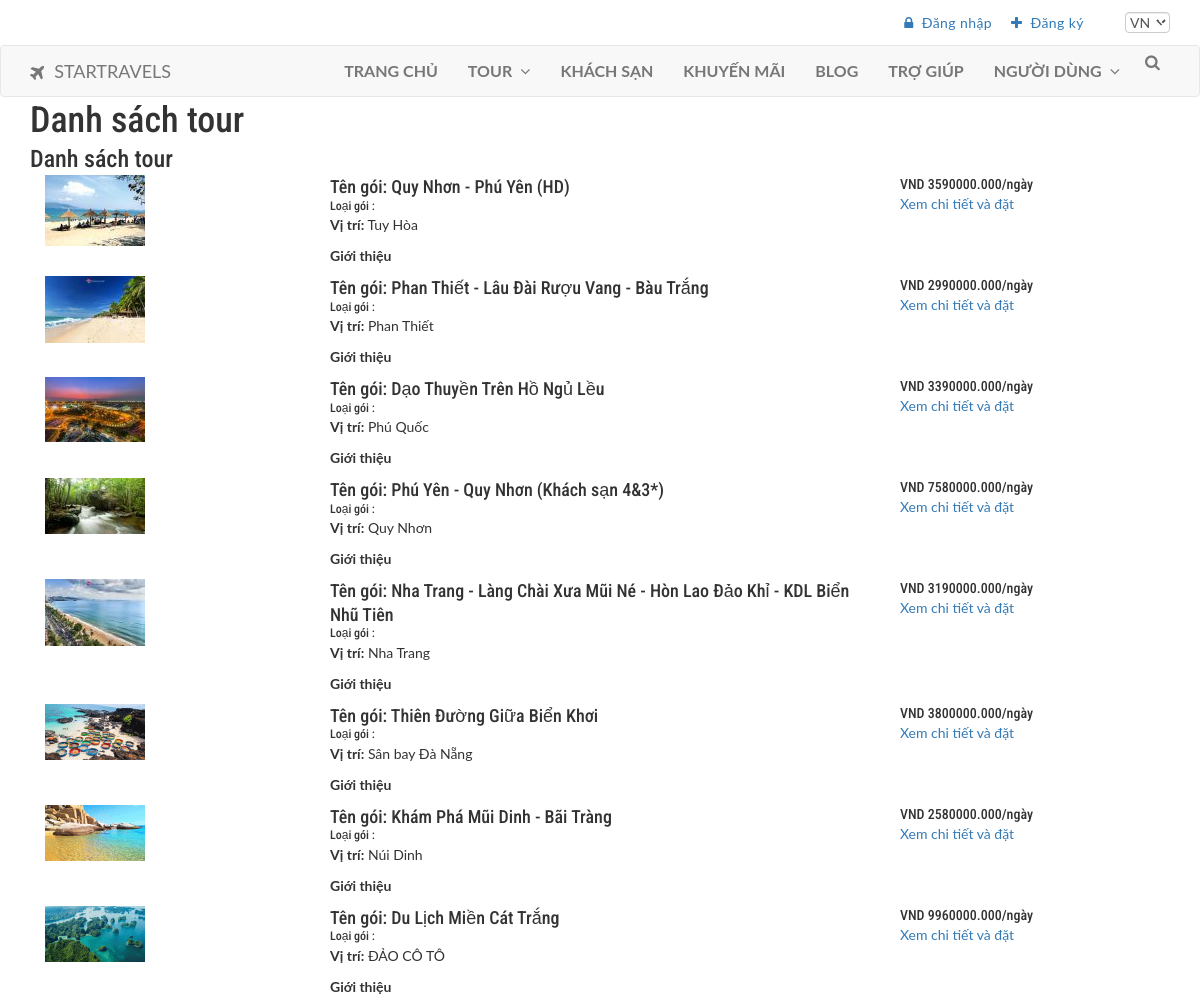
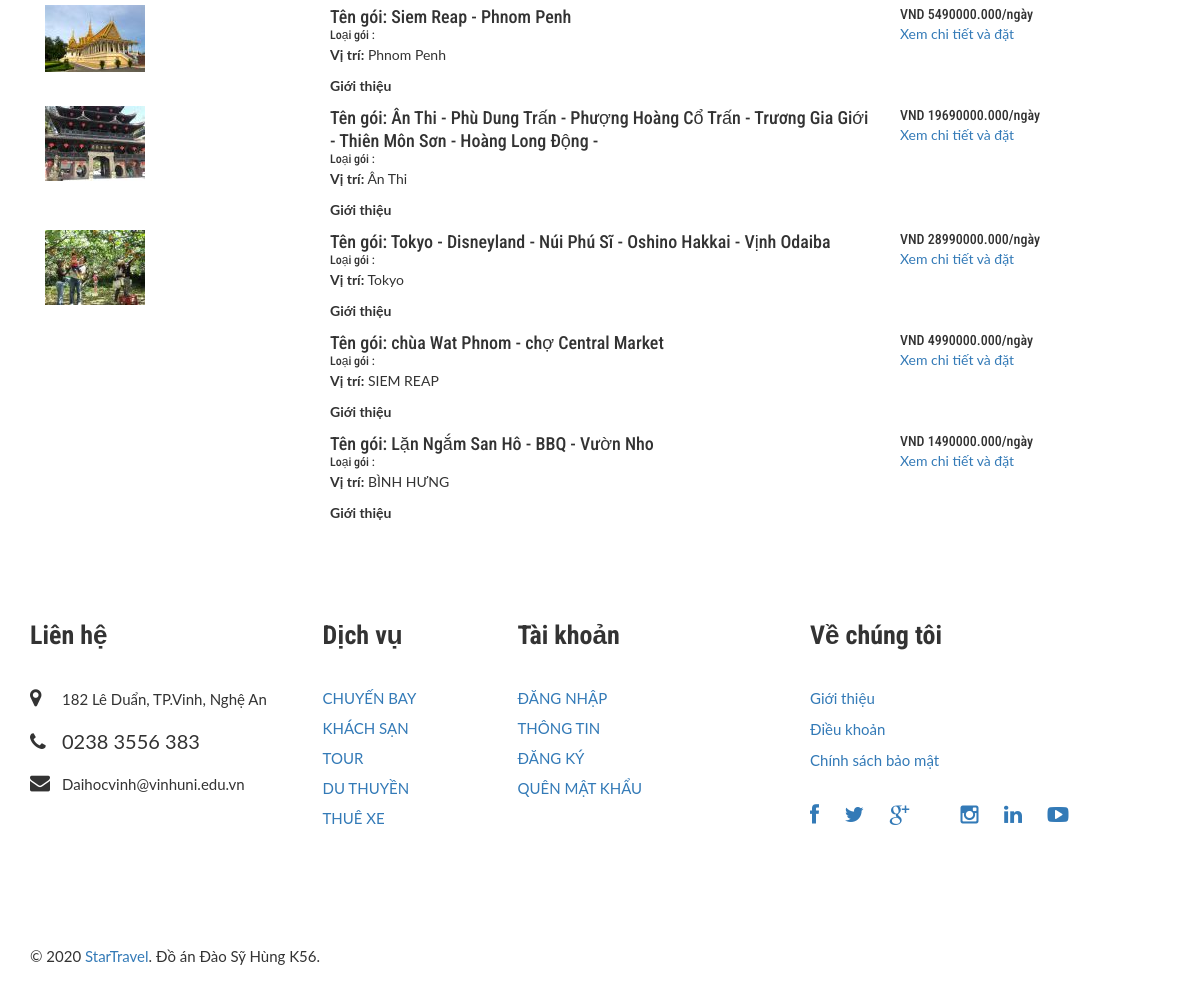
Page /star/package-list.php on the committed database (2 pictures, top to bottom).
### tables this page shows
CREATE TABLE `goidulich` (
  `id_goi` int(11) NOT NULL,
  `khuyenmai` int(3) DEFAULT NULL,
  `nuocngoai` int(3) NOT NULL,
  `quocgia` varchar(100) NOT NULL,
  `ten_tinh` varchar(100) NOT NULL,
  `tengoi` varchar(100) NOT NULL,
  `vitri` varchar(100) NOT NULL,
  `giagoi` int(11) NOT NULL,
  `giatreem` int(11) NOT NULL,
  `giatrenho` int(11) NOT NULL,
  `giaphongdon` int(11) NOT NULL,
  `chitietgoi` mediumtext NOT NULL,
  `chuongtrinh` mediumtext NOT NULL,
  `luuy` mediumtext NOT NULL,
  `hinhanh` varchar(100) NOT NULL,
  `songay` int(3) NOT NULL,
  `giodi` varchar(100) NOT NULL,
  `ngayxuatphat` varchar(100) NOT NULL,
  `noixuatphat` varchar(100) NOT NULL,
  `ngayve` varchar(100) NOT NULL,
  `phuongtien` varchar(100) NOT NULL,
  `ngaydang` timestamp NOT NULL DEFAULT CURRENT_TIMESTAMP ON UPDATE CURRENT_TIMESTAMP,
  `ngaycapnhat` timestamp NOT NULL DEFAULT '0000-00-00 00:00:00' ON UPDATE CURRENT_TIMESTAMP
);

### star/package-list.php (the view, shortened to what this page needs)
<?php
include('includes/config.php');
?>
<!DOCTYPE HTML>
<html>
<head>
<link href="css/bootstrap.css" rel='stylesheet' type='text/css' />
<link href="css/style.css" rel='stylesheet' type='text/css' />
<link href="css/font-awesome.css" rel="stylesheet">
<link href="css/animate.css" rel="stylesheet" type="text/css" media="all">
</head>
<body>
<?php include('includes/header.php');?>
<div class="banner-3">
	<div class="container">
		<h1 class="wow zoomIn animated animated" data-wow-delay=".5s" style="visibility: visible; animation-delay: 0.5s; animation-name: zoomIn;"> Danh sách tour</h1>
	</div>
</div>
<div class="rooms">
	<div class="container">
		<div class="room-bottom">
			<h3>Danh sách tour</h3>
<?php $sql = "SELECT * from goidulich";
$query = $dbh->prepare($sql);
$query->execute();
$results=$query->fetchAll(PDO::FETCH_OBJ);
if($query->rowCount() > 0)
{
foreach($results as $result)
{	?>
			<div class="rom-btm">
				<div class="col-md-3 room-left wow fadeInLeft animated" data-wow-delay=".5s">
					<img src="admin/pacakgeimages/<?php echo htmlentities($result->hinhanh);?>" class="img-responsive" alt="">
				</div>
				<div class="col-md-6 room-midle wow fadeInUp animated" data-wow-delay=".5s">
					<h4>Tên gói: <?php echo htmlentities($result->tengoi);?></h4>
					<h6>Loại gói : <?php echo htmlentities($result->loaigoi);?></h6>
					<p><b>Vị trí:</b> <?php echo htmlentities($result->vitri);?></p>
					<p><b>Giới thiệu</b> <?php echo htmlentities($result->gioithieugoi);?></p>
				</div>
				<div class="col-md-3 room-right wow fadeInRight animated" data-wow-delay=".5s">
					<h5>VND <?php echo htmlentities($result->giagoi);?>.000/ngày</h5>
					<a href="package-details.php?pkgid=<?php echo htmlentities($result->id_goi);?>" class="view">Xem chi tiết và đặt</a>
				</div>
				<div class="clearfix"></div>
			</div>
<?php }} ?>
		</div>
	</div>
</div>
<?php include('includes/footer.php');?>
</body>
</html>

### star/includes/header.php (shortened to what this page needs)
<?php if($_SESSION['login'])
{?>
    <div id="top-bar" class="tb-text-white">
        <div class="container" style="color: white;">
            <div class="row">
                <div class="col-xs-12 col-sm-6 col-md-6 col-lg-6">
                    <div id="info">
                        <ul class="list-unstyled list-inline">
                            <li><span><a href="index.php" style="color: white;"><i class="fa fa-home"></i></a></span></li>
                            <li><a href="profile.php" style="color: white;">Thông tin cá nhân</a></li>
                            <li><a href="password.php" style="color: white;">Thay đổi mật khẩu</a></li>
                            <li><a href="booking.php" style="color: white;">Tour đã đặt</a></li>
                            <li><a href="issuetickets.php" style="color: white;">Lịch sử trợ giúp</a></li>
                        </ul>
                    </div>
                </div>
                <div class="col-xs-12 col-sm-6 col-md-6 col-lg-6">
                    <div id="links">
                        <ul class="list-unstyled list-inline">
                         <li class="tol">Tài khoản :</li>
                         <li class="sig"><?php echo htmlentities($_SESSION['login']);?></li>
                         <a style="color: white;">|</a>
                         <li class="sigi"><a href="logout.php" > Đăng xuất</a></li>
                         <li>
                            <form>
                                <ul class="list-inline">
                                    <li>
                                        <div class="form-group language">
                                            <span><i class="fa fa-angle-down"></i></span>
                                            <select class="form-control">
                                                <option value="">VN</option>
                                                <option value="">EN</option>
                                            </select>
                                        </div>
                                    </li>
                                </ul>
                            </form>
                        </li>
                    </ul>
                </div>
            </div>
        </div>
    </div>
</div>
<?php } else {?>
    <div id="top-bar" class="tb-text-white">
        <div class="container" style="color: white;">
            <div class="row">
                <div class="col-xs-12 col-sm-6 col-md-6 col-lg-6">
                    <div id="info">
                        <ul class="list-unstyled list-inline">
                            <li><span><i class="fa fa-map-marker"></i></span>182 TP.Vinh, Nghệ An</li>
                            <li><span><i class="fa fa-phone"></i></span>028 3385 5452</li>
                            <li><a  style="font-size: 15px; margin-left: 10px; color: white;" href="enquiry.php"><i class="glyphicon glyphicon-envelope"></i>  Góp ý</a></li>
                        </ul>
                    </div>
                </div>
                <div class="col-xs-12 col-sm-6 col-md-6 col-lg-6">
                    <div id="links">
                        <ul class="list-unstyled list-inline">
                            <li  class="sigi"><a href="#" data-toggle="modal" data-target="#myModal4" ><span><i class="fa fa-lock"></i></span>Đăng nhập</a></li>
                            <li class="sig"><a href="#" data-toggle="modal" data-target="#myModal" ><span><i class="fa fa-plus"></i></span>Đăng ký</a></li>
                            <li>
                                <form>
                                    <ul class="list-inline">
                                        <li>
                                            <div class="form-group language">
                                                <select class="form-control">
                                                    <option value="">VN</option>
                                                </select>
                                            </div>
                                        </li>
                                    </ul>
                                </form>
                            </li>
                        </ul>
                    </div>
                </div>
            </div>
        </div>
    </div>
<?php }?>
<nav class="navbar navbar-default main-navbar navbar-custom navbar-white" id="mynavbar-1">
    <div class="container">
        <div class="navbar-header">
        <a href="index.php" class="navbar-brand"><span><i class="fa fa-plane"></i>STAR</span>TRAVELS</a>
    </div>
    <div class="collapse navbar-collapse" id="myNavbar1">
        <ul class="nav navbar-nav navbar-right navbar-search-link">
            <li ><a href="index.php" class="dropdown-toggle" >Trang chủ</a>
            </li>
            <li class="dropdown"><a href="#" class="dropdown-toggle" data-toggle="dropdown">Tour<span><i class="fa fa-angle-down"></i></span></a>
            </li>
            <li class="dropdown"><a href="hotel-list.php" class="dropdown-toggle">Khách sạn<span></i></span></a>
            </li>
            <li class="dropdown"><a href="tour-khuyenmai.php" class="dropdown-toggle">Khuyến mãi<span></i></span></a>
            </li>
            <li class="dropdown"><a href="blog-list.php" class="dropdown-toggle">Blog<span></i></span></a>
            </li>
            <li><a href="#" data-toggle="modal" data-target="#myModal3"> Trợ giúp</a>  </li>
        <li class="dropdown"><a href="#" class="dropdown-toggle" data-toggle="dropdown">Người dùng<span><i class="fa fa-angle-down"></i></span></a>
        </li>
        <li><a href="javascript:void(2)" data-toggle="modal" class="search-button"><span><i class="fa fa-search"></i></span></a></li>
    </ul>
</div>
</div>
</nav>

### star/includes/footer.php
   <section id="footer" class="ftr-heading-o ftr-heading-mgn-1">
    <div id="footer-top" class="banner-padding ftr-top-grey ftr-text-white">
        <div class="container">
            <div class="row">
                <div class="col-xs-12 col-sm-6 col-md-3 col-lg-3 footer-widget ftr-contact">
                    <h3 class="footer-heading">Liên hệ</h3>
                    <ul class="list-unstyled">
                       <li><span><i class="fa fa-map-marker"></i></span>182 Lê Duẩn, TP.Vinh, Nghệ An</li>
                       <li><span><i class="fa fa-phone"></i></span>0238 3556 383</li>
                       <li><span><i class="fa fa-envelope"></i></span>Daihocvinh@vinhuni.edu.vn</li>
                   </ul>
               </div>
               <div class="col-xs-12 col-sm-6 col-md-2 col-lg-2 footer-widget ftr-links">
                <h3 class="footer-heading">Dịch vụ</h3>
                <ul class="list-unstyled">
                   <li><a href="#">chuyến bay</a></li>
                   <li><a href="#">Khách sạn</a></li>
                   <li><a href="#">tour</a></li>
                   <li><a href="#">Du thuyền</a></li>
                   <li><a href="#">Thuê xe</a></li>
               </ul>
           </div>
           <div class="col-xs-12 col-sm-6 col-md-3 col-lg-3 footer-widget ftr-links ftr-pad-left">
               <h3 class="footer-heading">Tài khoản</h3>
               <ul class="list-unstyled">
                   <li><a href="#">Đăng nhập</a></li></a></li>
                   <li><a href="#">Thông tin</a></li>
                   <li><a href="#">Đăng ký</a></li>
                   <li><a href="#">Quên mật khẩu</a></li>
               </ul>
           </div>
           <div class="col-xs-12 col-sm-6 col-md-4 col-lg-4 footer-widget ftr-about">
            <h3 class="footer-heading">Về chúng tôi</h3>
            <ul class="list-unstyled">
                <li style=" margin-bottom: 10px;"><a href="page.php?type=Giới thiệu">Giới thiệu</a></li>
                <li style=" margin-bottom: 10px;"><a href="page.php?type=Điều khoản">Điều khoản</a></li>
                <li style=" margin-bottom: 10px;"><a href="page.php?type=Chính sách và bảo mật">Chính sách bảo mật</a></li>
            </ul>
            <ul class="social-links list-inline list-unstyled">
               <li><a href="#"><span><i class="fa fa-facebook"></i></span></a></li>
               <li><a href="#"><span><i class="fa fa-twitter"></i></span></a></li>
               <li><a href="#"><span><i class="fa fa-google-plus"></i></span></a></li>
               <li><a href="#"><span><i class="fa fa-pinterest-p"></i></span></a></li>
               <li><a href="#"><span><i class="fa fa-instagram"></i></span></a></li>
               <li><a href="#"><span><i class="fa fa-linkedin"></i></span></a></li>
               <li><a href="#"><span><i class="fa fa-youtube-play"></i></span></a></li>
           </ul>
       </div>
   </div>
</div>
</div>
<div id="footer-bottom" class="ftr-bot-black">
    <div class="container">
        <div class="row">
            <div class="col-xs-12 col-sm-6 col-md-6 col-lg-6" id="copyright">
                <p>© 2020 <a href="#">StarTravel</a>. Đồ án Đào Sỹ Hùng K56.</p>
            </div>
            <div class="col-xs-12 col-sm-6 col-md-6 col-lg-6" id="terms">
                <ul class="list-unstyled list-inline" style="color: white; font-size: 20px;">
                    <i class="fa fa-lock"></i> An toàn & Bảo mật
                </ul>
            </div>
        </div>
    </div>
</div>
        </section>

### star/css/style.css (style rules this page uses)
html,body { height:100%; position:relative; }
p,ul,a,.btn,span,input,select,textarea,label, table, .meta h2, blockquote, small, .newsletter h2, .cruise-offer-text h3, .package h2, .welcome-message h2, #hot-tour h3, #hot-tour h2, #message-banner h2, .member-name h3, #error-text h2, .company-name, #coming-soon-text h2, .booking-form-block .selected-price, #dashboard h2, #dashboard h3, #dashboard h4, #web-name, .tvl-insurance-info .innerpage-heading h1, .big-heading h2, .traveler-info h3, .list-group-heading { font-family: 'Lato', sans-serif; }
p,ul { line-height:1.5em; font-size:14px; }
ul { margin-bottom:0px; }
h1,h2,h3,h4,h5,h6,.main-title a, .flight-info h3 .flight-destination,.blog-post-title a, .block-title a { font-family: 'Merriweather', serif; margin-top:0; line-height:1.3em; }
.banner-padding { padding-top:86px; padding-bottom:86px; }
#top-bar { padding:10px 0px 10px 0px; }
#top-bar ul { margin-bottom:0px; letter-spacing:0.03em; font-size:14px; line-height:1.8em; }
#top-bar #info li:first-child { margin-right:20px; }
#top-bar #info ul li .fa { padding-right:10px; font-size:16px; }
#top-bar #links { float:right; }
#top-bar #links a { padding-bottom:0px; }
#top-bar #links a .fa { padding-left:10px; font-size:14px; margin-right:8px; }
#top-bar #links ul li { padding-left:0px; }
#top-bar #links ul li:last-child { padding-right:0px; }
#top-bar form ul li:last-child { margin-left:12px; }
#top-bar #links > ul > li form { position:relative; padding-left:25px; }
#top-bar #links > ul > li form:after { position:absolute; content:''; height:15px; width:1px; display:block; top:5px; left:0px; }
#top-bar .form-group { margin-bottom:0px; }
#top-bar .form-group { font-size:15px; position:relative; text-transform:uppercase; width:45px; }
#top-bar .form-group select { z-index:9999; padding:0px; height:auto; z-index:1; }
.navbar { margin-bottom:0px; z-index:200; }
.main-navbar .navbar-header { position:relative; }
.main-navbar .navbar-brand .fa { margin-right:10px; position:relative; top:2px; }
.main-navbar .nav > li > a { font-size:16px; font-weight:bold; text-transform:uppercase; }
.main-navbar .navbar-nav > li { position:relative; }
.main-navbar .navbar-nav > li::before { width: 0; height: 4px; transition: all 0.25s linear; position: absolute; content: ""; z-index: -1; left: 0px; top: auto; bottom:0px; right: 0px; -webkit-transition: all 0.25s linear; z-index:1; margin:0 auto; }
.main-navbar .nav > li > a .fa-angle-down { margin-left:8px; }
.main-navbar .navbar-search-link > li:last-child a { height:34px; width:35px; text-align:center; padding:0px; margin-top:2px; }
.main-navbar .navbar-search-link > li:last-child .fa { margin-top:7px; }
#footer.ftr-heading-mgn-1 .footer-heading { margin-bottom:35px; }
.footer-widget .footer-heading { font-size:26px; font-weight:bold; }
.footer-widget ul li, .footer-widget a, .footer-widget p { font-size:15px; }
.footer-widget ul li:last-child { margin-bottom:0px; }
.footer-widget.ftr-contact li { margin-bottom:21px; }
.footer-widget.ftr-contact li:nth-child(2) { font-size:20px; }
.footer-widget.ftr-contact li .fa { font-size:20px; width:25px; margin-right:7px; }
.footer-widget.ftr-links li { text-transform:uppercase; margin-bottom:9px; }
.footer-widget.ftr-about .social-links { margin-top:22px; }
.footer-widget.ftr-about .social-links li a { font-size:21px; }
.footer-widget.ftr-about .social-links li { margin-right:12px; margin-top:10px; }
#footer-bottom { padding-top:30px; padding-bottom:30px; }
#footer-bottom p, #footer-bottom ul { margin-bottom:0px; font-size:15px; }

### star/includes/signin.php (style rules this page uses)
h1, h2, h3, h4, h5, h6 { margin: 0; font-family: 'Roboto Condensed', sans-serif; }

### rows in the picture
goidulich: hinhanh (picture), tengoi "Quy Nhơn - Phú Yên (HD)", vitri "Tuy Hòa", giagoi "3590000"
goidulich: hinhanh (picture), tengoi "Phan Thiết - Lâu Đài Rượu Vang - Bàu Trắng", vitri "Phan Thiết", giagoi "2990000"
goidulich: hinhanh (picture), tengoi "Dạo Thuyền Trên Hồ Ngủ Lều", vitri "Phú Quốc", giagoi "3390000"
goidulich: hinhanh (picture), tengoi "Phú Yên - Quy Nhơn (Khách sạn 4&3*)", vitri "Quy Nhơn", giagoi "7580000"
goidulich: hinhanh (picture), tengoi "Nha Trang - Làng Chài Xưa Mũi Né - Hòn Lao Đảo Khỉ - KDL Biển Nhũ Tiên", vitri "Nha Trang", giagoi "3190000"
goidulich: hinhanh (picture), tengoi "Thiên Đường Giữa Biển Khơi", vitri "Sân bay Đà Nẵng", giagoi "3800000"
goidulich: hinhanh (picture), tengoi "Khám Phá Mũi Dinh - Bãi Tràng", vitri "Núi Dinh", giagoi "2580000"
goidulich: hinhanh (picture), tengoi "Du Lịch Miền Cát Trắng", vitri "ĐẢO CÔ TÔ", giagoi "9960000"
goidulich: hinhanh (picture), tengoi "Siem Reap - Phnom Penh", vitri "Phnom Penh", giagoi "5490000"
goidulich: hinhanh (picture), tengoi "Ân Thi - Phù Dung Trấn - Phượng Hoàng Cổ Trấn - Trương Gia Giới - Thiên Môn Sơn - Hoàng Long Động -", vitri "Ân Thi", giagoi "19690000"
goidulich: hinhanh (picture), tengoi "Tokyo - Disneyland - Núi Phú Sĩ - Oshino Hakkai - Vịnh Odaiba", vitri "Tokyo", giagoi "28990000"
goidulich: tengoi "chùa Wat Phnom - chợ Central Market", vitri "SIEM REAP", giagoi "4990000"
goidulich: tengoi "Lặn Ngắm San Hô - BBQ - Vườn Nho", vitri "BÌNH HƯNG", giagoi "1490000"
